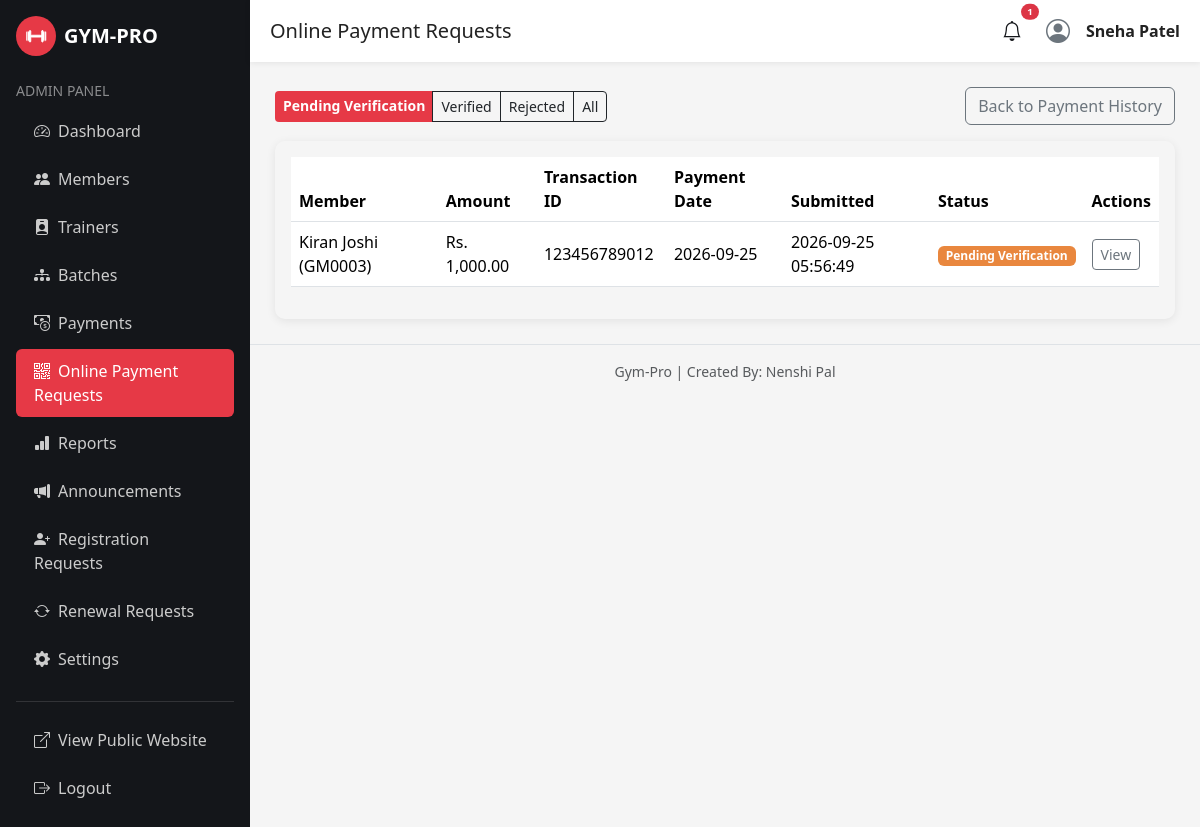
/admin/payment/submissions.php (signed in), run on the app's committed database.
### tables this page shows
CREATE TABLE payment_submissions (
    submission_id INT AUTO_INCREMENT PRIMARY KEY,
    member_id INT NOT NULL,
    amount DECIMAL(10,2) NOT NULL,
    transaction_id VARCHAR(100) NOT NULL,
    payment_date DATE NOT NULL,
    payment_method VARCHAR(20) NOT NULL DEFAULT 'UPI',
    status ENUM('Pending Verification','Verified','Rejected') DEFAULT 'Pending Verification',
    reject_reason VARCHAR(255),
    submitted_at DATETIME DEFAULT CURRENT_TIMESTAMP,
    verified_by INT NULL,
    verified_at DATETIME NULL,
    FOREIGN KEY (member_id) REFERENCES members(member_id) ON DELETE CASCADE,
    FOREIGN KEY (verified_by) REFERENCES admins(admin_id) ON DELETE SET NULL
);

CREATE TABLE members (
    member_id INT AUTO_INCREMENT PRIMARY KEY,
    member_code VARCHAR(20) NOT NULL UNIQUE,
    photo VARCHAR(255) DEFAULT 'default-member.png',
    full_name VARCHAR(100) NOT NULL,
    gender ENUM('Male','Female','Other') DEFAULT 'Male',
    dob DATE,
    phone VARCHAR(20) NOT NULL UNIQUE,
    email VARCHAR(100) NOT NULL UNIQUE,
    address VARCHAR(255),
    emergency_contact VARCHAR(20),
    duration_months INT NOT NULL DEFAULT 1,
    membership_start_date DATE NOT NULL,
    membership_expiry_date DATE NOT NULL,
    username VARCHAR(50) NOT NULL UNIQUE,
    password VARCHAR(255) NOT NULL,
    status ENUM('Active','Expired','Inactive','Pending Payment') DEFAULT 'Active',
    created_by VARCHAR(50),
    created_method ENUM('Request','Admin') DEFAULT 'Admin',
    created_at DATETIME DEFAULT CURRENT_TIMESTAMP
);

### admin/payment/submissions.php (the view, shortened to what this page needs)
<?php
require_once "../../includes/config.php";
$filter = (isset($_GET['status']) ? $_GET['status'] : 'Pending Verification');
$allowed = array('Pending Verification', 'Verified', 'Rejected', 'All');
$base_select = "SELECT ps.*, m.full_name, m.member_code FROM payment_submissions ps JOIN members m ON ps.member_id = m.member_id";
if ($filter === 'All') {
    $submissions = mysqli_query($conn, "$base_select ORDER BY ps.submitted_at DESC");
} else {
    $stmt = mysqli_prepare($conn, "$base_select WHERE ps.status=? ORDER BY ps.submitted_at DESC");
    mysqli_stmt_bind_param($stmt, "s", $filter);
    mysqli_stmt_execute($stmt);
    $submissions = mysqli_stmt_get_result($stmt);
}
include "../includes/header.php";
include "../includes/sidebar.php";
include "../includes/topbar.php";
?>
<div class="d-flex justify-content-between align-items-center mb-3">
    <div class="btn-group">
        <?php foreach ($allowed as $s): ?>
            <a href="submissions.php?status=<?php echo urlencode($s); ?>" class="btn btn-sm <?php echo $filter==$s?'btn-gym-primary':'btn-outline-dark'; ?>"><?php echo htmlspecialchars($s); ?></a>
        <?php endforeach; ?>
    </div>
    <a href="payments.php" class="btn btn-outline-secondary">Back to Payment History</a>
</div>
<div class="gym-card p-3">
    <div class="table-responsive">
        <table class="table table-hover align-middle">
            <thead><tr><th>Member</th><th>Amount</th><th>Transaction ID</th><th>Payment Date</th><th>Submitted</th><th>Status</th><th>Actions</th></tr></thead>
            <tbody>
                <?php $found=false; while ($s = mysqli_fetch_assoc($submissions)): $found=true; ?>
                <tr>
                    <td><?php echo htmlspecialchars($s['full_name']) . " (" . htmlspecialchars($s['member_code']) . ")"; ?></td>
                    <td>Rs. <?php echo number_format($s['amount'], 2); ?></td>
                    <td><?php echo htmlspecialchars($s['transaction_id']); ?></td>
                    <td><?php echo htmlspecialchars($s['payment_date']); ?></td>
                    <td><?php echo htmlspecialchars($s['submitted_at']); ?></td>
                    <td>
                        <?php $b = $s['status']=='Verified'?'badge-active':($s['status']=='Rejected'?'badge-rejected':'badge-pending'); ?>
                        <span class="badge <?php echo $b; ?>"><?php echo htmlspecialchars($s['status']); ?></span>
                    </td>
                    <td><a href="verify-submission.php?id=<?php echo $s['submission_id']; ?>" class="btn btn-sm btn-outline-secondary">View</a></td>
                </tr>
                <?php endwhile; if (!$found): ?>
                    <tr><td colspan="7" class="text-muted">No submissions here.</td></tr>
                <?php endif; ?>
            </tbody>
        </table>
    </div>
</div>
<?php include "../includes/footer.php"; ?>

### css/style.css (style rules this page uses)
:root { --gym-dark: #14161a; --gym-dark-2: #1e2128; --gym-red: #e63946; --gym-red-dark: #c1121f; --gym-light: #f5f5f5; --gym-gray: #6c757d; }
body { font-family: 'Segoe UI', Arial, sans-serif; background-color: var(--gym-light); color: #222; }
.btn-gym-primary { background: var(--gym-red); border: none; color: #fff; font-weight: 600; }
.gym-card { border: none; border-radius: 10px; box-shadow: 0 2px 10px rgba(0,0,0,0.08); transition: transform .2s ease; }

### css/animations.css (style rules this page uses)
body { animation: gp-page-fade 0.5s ease both; }
.gym-card, .stat-card, .auth-card, .batch-check, .gym-hero h1, .gym-hero p, .gym-hero .btn { opacity: 0; transform: translateY(24px); transition: opacity 0.6s ease, transform 0.6s ease; }
.gp-in-view { opacity: 1 !important; transform: translateY(0) !important; }
.gym-card { transition: transform 0.25s ease, box-shadow 0.25s ease, opacity 0.6s ease; }
.btn { transition: transform 0.15s ease, box-shadow 0.15s ease, background-color 0.15s ease; }
.badge-pending { animation: gp-pulse 1.8s ease-in-out infinite; }
.table-hover tbody tr { transition: background-color 0.15s ease, transform 0.15s ease; }

### admin/css/admin.css (style rules this page uses)
.table thead { background: #14161a; color: #fff; }
.badge-pending { background:#e9873e; }

### data on the page
payment_submissions: member.full_name "Kiran Joshi", member.member_code "GM0003", amount "1,000.00", transaction "123456789012", payment_date "2026-09-25", submitted_at "2026-09-25 05:56:49", status "Pending Verification"

### other printed values
isset($page_title) ? $page_title : 'Admin' "Online Payment Requests"
$notif_total "1"
isset($_SESSION['admin_name']) ? $_SESSION['admin_name'] : 'Admin' "Sneha Patel"
$s "Pending Verification"
$s "Verified"
$s "Rejected"
$s "All"
